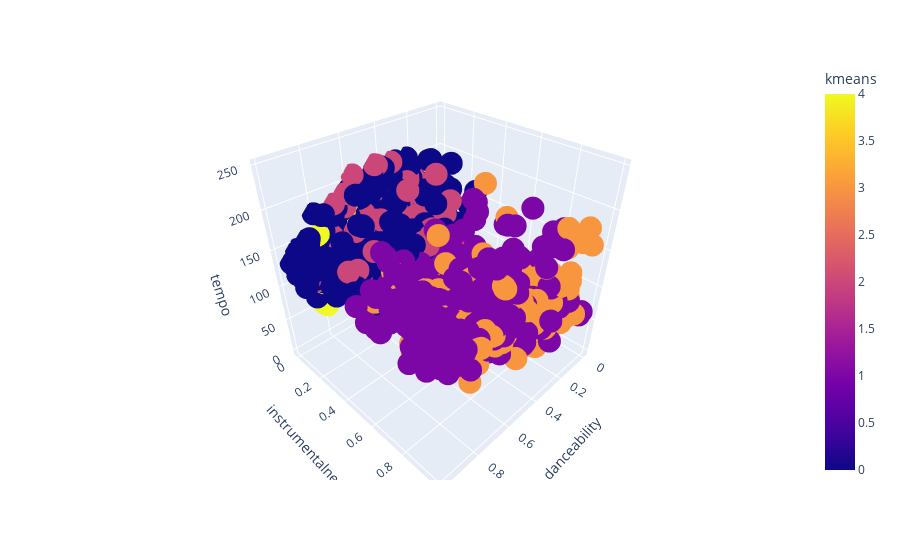

Notebook cell for this chart:
### Code cell
#  ------------------------ k-means Clustering ---------------------
x_scaled2 = df1

kmeans = KMeans(init="k-means++",
                n_clusters=5,
                max_iter = 500).fit(x_scaled2)
df1['kmeans'] = pd.DataFrame(kmeans.labels_)
# df1.columns = ['energy', 'instrumentalness', 'loudness',']


df['kmeans'] = df1['kmeans']

fig = px.scatter_3d(df, x='danceability', y='instrumentalness', z='tempo',
              color='kmeans')
fig.show()

### Figure 1 — Plotly figure (JSON) as saved in the notebook; plotly's stock layout.template omitted (floating-point values rounded to 4 significant figures; data arrays with more than 128 entries replaced by an {"elided": "..."} marker saying what was removed)
{"data": [{"hovertemplate": "danceability=%{x}<br>instrumentalness=%{y}<br>tempo=%{z}<br>kmeans=%{marker.color}<extra></extra>", "legendgroup": "", "marker": {"color": {"elided": "4960 int values"}, "coloraxis": "coloraxis", "symbol": "circle"}, "mode": "markers", "name": "", "scene": "scene", "showlegend": false, "type": "scatter3d", "x": {"elided": "4960 float values"}, "y": {"elided": "4960 float values"}, "z": {"elided": "4960 float values"}}], "layout": {"coloraxis": {"colorbar": {"title": {"text": "kmeans"}}, "colorscale": [[0, "#0d0887"], [0.1111, "#46039f"], [0.2222, "#7201a8"], [0.3333, "#9c179e"], [0.4444, "#bd3786"], [0.5556, "#d8576b"], [0.6667, "#ed7953"], [0.7778, "#fb9f3a"], [0.8889, "#fdca26"], [1, "#f0f921"]]}, "legend": {"tracegroupgap": 0}, "margin": {"t": 60}, "scene": {"domain": {"x": [0, 1], "y": [0, 1]}, "xaxis": {"title": {"text": "danceability"}}, "yaxis": {"title": {"text": "instrumentalness"}}, "zaxis": {"title": {"text": "tempo"}}}}}
